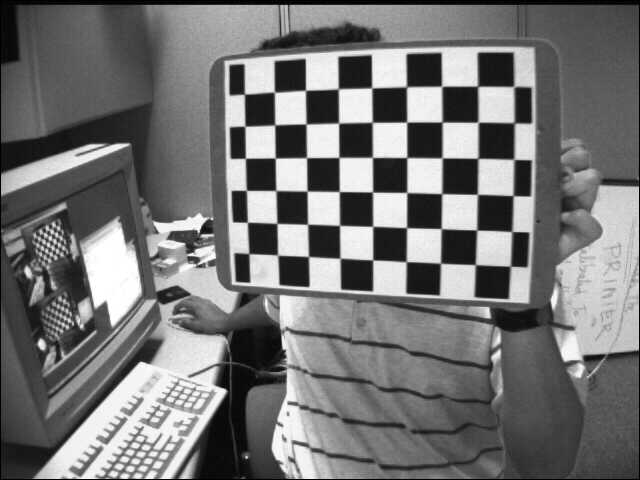
#> input picture left/left1.jpg, 640 x 480 px; its folder holds only this picture in this run
$ jupyter execute --allow-errors FRANCIS_BENIDIR_ELALAOUI.ipynb   (shell and % lines are left out)   (older library calls are emulated)
#> lines starting #> are read from the running program, lines starting #| are printed output that depends on the picture; after the words box and inside, x2 and y2 are one past the last pixel; in counts of white or black regions, pixels touching at a corner belong together; long printed decimals are rounded
Importing modules

[cell 1]
from PIL import Image
import numpy as np
from matplotlib import pyplot as plt
import matplotlib.image as mpimg
from mpl_toolkits.mplot3d import Axes3D
import matplotlib.animation
import pandas as pd
import cv2
import glob


# This is a value for the termination criterion of the subpixel corner localizer
criteria = (cv2.TERM_CRITERIA_EPS + cv2.TERM_CRITERIA_MAX_ITER, 30, 0.001)

Creation of the 3D point coordinates and loading images

[cell 2]
# Here you have 3D points for the checkerboard (0,0,0), (1,0,0), (2,0,0) ....,(6,5,0)
objp = np.zeros((6*7,3), np.float32)
objp[:,:2] = np.mgrid[0:7,0:6].T.reshape(-1,2)
# Here you load the image files
images = glob.glob('left/left*.jpg')

Cell 1

[cell 3]
# Arrays to store object points and image points from all the images.
objpoints = [] # 3d point in real world space
imgpoints = [] # 2d points in image plane.
print(len(images))
counter = 0
valide_images = []
for fname in images:
    img = cv2.imread(fname)
#> img is the input picture: shape (480, 640, 3); min 0, max 255, mean 116.6
    gray = cv2.cvtColor(img,cv2.COLOR_BGR2GRAY)

    # Find the chess board corners
    ret, corners = cv2.findChessboardCorners(gray, (7,6),None)
#> ret = True; corners = 42 rows, first 8: [475.4, 264.8], [440.5, 263.2], [405.9, 261.5], [372.9, 259.9], [340.6, 258.5], [308.7, 256.4], [277.6, 255.1], [476.7, 230.1]

    # If found, add object points, image points (after refining them)
    if ret == True:
        counter+=1
        objpoints.append(objp)
        corners2 = cv2.cornerSubPix(gray,corners,(11,11),(-1,-1),criteria)
#> corners2 = 42 rows, first 8: [475.3, 264.6], [440.5, 263.2], [406.2, 261.7], [372.7, 259.9], [340, 258.2], [308.5, 256.5], [277.6, 255.1], [476.7, 230]
        imgpoints.append(corners2)
        img = cv2.drawChessboardCorners(img, (7,6), corners2,ret)
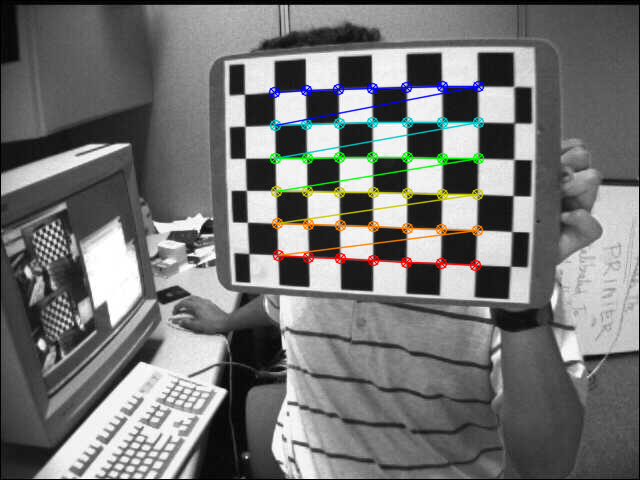
#> img: shape (480, 640, 3); 3.22% of pixels changed, all inside (x1, y1, x2, y2) = (268, 80, 485, 272)
        cv2.imshow('img',img)
        cv2.waitKey(50)
        valide_images.append(fname)


cv2.destroyAllWindows()

Cell 2

[cell 4]
ret, mtx, dist, rvecs, tvecs = cv2.calibrateCamera(objpoints, imgpoints, gray.shape[::-1],None,None)
#> ret = 0.146; mtx = [[841.1, 0, 299.8], [0, 795.4, 311.1], [0, 0, 1]]; dist = [[-0.744, 1.23, -0.063, 0.0252, -4.97]]; rvecs = ([-0.679, 0.378, -3.01],); tvecs = ([4.77, -1.27, 22.63],)

#the rvec is a vector representing the rotation axis, and its length encodes the angle in radians to rotate.
#the Rodrigues method turns such a rotation vector into a 3x3 matrix.

# in total we have 11 pictures the value of ret ~0.1 so we have a good calibration

# To find the rotation matrix for each picture we simply applies the rodriguez formula seen in TD2.

# once we have the rotation matrix of ONE rvecs vector(because rvecs is a vector of rotations vectors, for each of our
# 11 patenrs). We use the rodriguez formula to find the rotation matrix, and once we have it we add the translation
# vector (in tvecs which represtents a vector of translation vectors for each pattern/picture), to create our
# extrinsic matrix for one pattern. And we rpeate this procedure for each pattern


# test
print("mtx == ",mtx)
#| mtx ==  [[841.134   0.         299.812]
#|  [  0.         795.423 311.139]
#|  [  0.           0.           1.        ]]

rotation_0,_ = cv2.Rodrigues(rvecs[0])
#> rotation_0 = [[-0.904, -0.0254, 0.426], [-0.0804, -0.97, -0.229], [0.419, -0.241, 0.875]]
print("det rotation_0 =",np.linalg.det(rotation_0))
#| det rotation_0 = 1.0
M_ext_0 = np.array(np.hstack((rotation_0,tvecs[0])),dtype=float)
#> M_ext_0 = [[-0.904, -0.0254, 0.426, 4.77], [-0.0804, -0.97, -0.229, -1.27], [0.419, -0.241, 0.875, 22.63]]
M_camera_0 = np.dot(mtx, M_ext_0)
#> M_camera_0 = [[-635.1, -93.68, 620.7, 10793.9], [66.37, -846.7, 90.42, 6029.1], [0.419, -0.241, 0.875, 22.63]]
print(M_camera_0)
#| [[-6.35141159e+02 -9.36776943e+01  6.20656435e+02  1.07938591e+04]
#|  [ 6.63681780e+01 -8.46714638e+02  9.04172797e+01  6.02913728e+03]
#|  [ 4.18960187e-01 -2.41146081e-01  8.75397584e-01  2.26283626e+01]]

#> (the rest of this cell did not finish here and is left out)

Camera matrix refinement

[cell 5]
img = cv2.imread('left/left12.jpg')
#> (the rest of this cell did not finish here and is left out)

Cell 3

#> (a cell that did not finish here is left out)

Cell 4

this cell computes the rate of error of finding corners and calibrating pattern. When this value approaches 0
this will mean that there are no errors and the calibration was perfect. This implies that cv.findChessboardCorners(...) shall alwayes return true.

[cell 7]
tot_error = 0
for i in range(len(objpoints)):
    imgpoints2, _ = cv2.projectPoints(objpoints[i], rvecs[i], tvecs[i], mtx, dist)
    error = cv2.norm(imgpoints[i],imgpoints2, cv2.NORM_L2)/len(imgpoints2)
    tot_error += error
#> this loop made 1 pass
#> (error, tot_error) on pass 1: (0.0226, 0.0226)
#> after the loop, tot_error = 0.0226

print("total error: ", tot_error/len(objpoints))
#| total error:  0.02255

Section B

[cell 8]
# Load from text file
tp= np.loadtxt("teapot.txt",usecols=range(3))
# Number of points in the cloud
n_points = np.shape(tp)
# Transpose and add a fourth coordinate with unitary value
# (homogeneous coordinates)
tp = np.hstack((tp,np.ones((n_points[0],1),dtype=np.float))).T
# Save it in a data frame
df = pd.DataFrame({"x" : tp[0,:], "y" :tp[1,:], "z" : tp[2,:],
                                                "w": tp[3,:]})

[cell 9]
print(df)

[cell 10]
def update_graph(num,i):
    # Load point cloud from data frame
    tp=np.vstack((df['x'],df['y'],df['z'],df['w']))
    xs = tp[0]
    ys = tp[1]
    zs = tp[2]
    for i in range(len(xs)):
        xs[i] *= 0.5

    for i in range (len(ys)):
        ys[i] *= 0.5

    for i in range(len(zs)):
        zs[i] *= -0.5

    tp_r = np.dot(M_cameras[i],tp)
    graph._offsets3d = (tp_r[0,:], tp_r[1,:], tp_r[2,:])
    return graph

[cell 11]
M_cameras = []

for i in range(counter):
    rotation,_ = cv2.Rodrigues(rvecs[i])
    M_cameras.append(np.dot(mtx, np.array(np.hstack((rotation,tvecs[i])),dtype=float)))
#> after the loop, M_cameras = [[[-635.1, -93.68, 620.7, 10793.9], [66.37, -846.7, 90.42, 6029.1], [0.419, -0.241, 0.875, 22.63]]]

[cell 12]
# question 3
tp2=np.vstack((df['x'],df['y'],df['z'],df['w']))

xs = tp2[0]
#> xs = 1177 values, max 3.43 at index 1045, min -3 at index 817, mean 0.0442
ys = tp2[1]
#> ys = 1177 values, max 2 at index 281, min -2 at index 209, mean 0.000379
zs = tp2[2]
#> zs = 1177 values, max 3.15 at index 1081, min 0 at index 457, mean 1.74

print("xs = ", xs)
#> (printed output is left out)
print("ys = ", ys)
#> (printed output is left out)
print("zs = ", zs)
#> (printed output is left out)

for i in range(len(xs)):
    xs[i] *= 0.5
#> after the loop, xs = 1177 values, max 1.71 at index 1045, min -1.5 at index 817, mean 0.0221

for i in range (len(ys)):
    ys[i] *= 0.5
#> after the loop, ys = 1177 values, max 1 at index 281, min -1 at index 209, mean 0.00019

for i in range(len(zs)):
    zs[i] *= -0.5
#> after the loop, zs = 1177 values, max 0 at index 457, min -1.57 at index 1081, mean -0.87

print("xs = ", xs)
#> (printed output is left out)
print("ys = ", ys)
#> (printed output is left out)
print("zs = ", zs)
#> (printed output is left out)

[cell 13]
for i in range(counter):
    u_sim=np.dot(M_cameras[i],tp2)
    u_sim = u_sim/u_sim[2,:]
    imgname = valide_images[i]
    print(imgname)
    img=mpimg.imread(imgname)
    #plt.figure()
    plt.imshow(img)
    plt.scatter(u_sim[0,:],u_sim[1,:],s=2)
    #plt.show()
    strfile="projections/"+imgname[5:]
    plt.savefig(strfile)
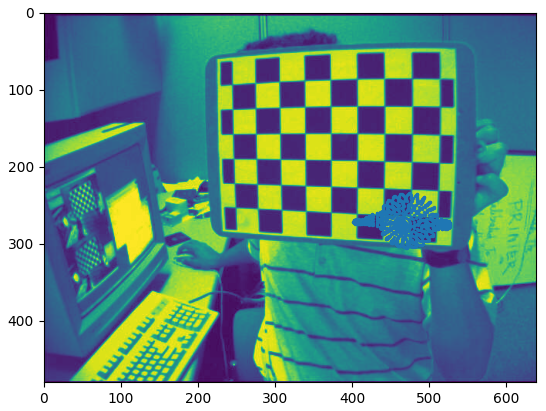
#> figure drawn by matplotlib, 1 panel
    plt.close()

$ run again, on left/left2.jpg
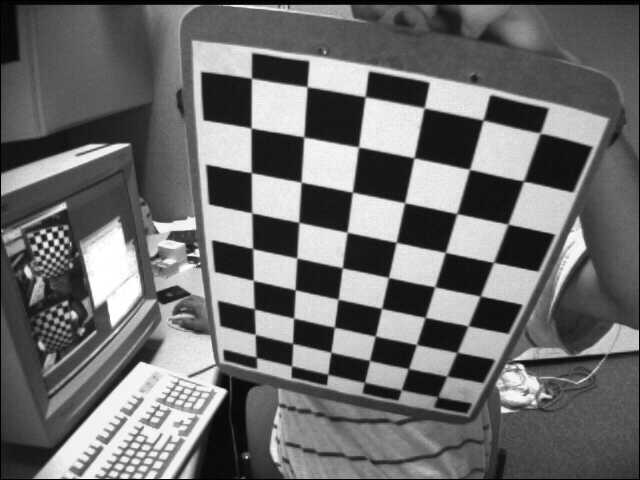
#> input picture left/left2.jpg, 640 x 480 px
#> img is the input picture: shape (480, 640, 3); min 0, max 255, mean 109
#> `ret, corners = cv2.findChessboardCorners(gray, (7,6),None)`: ret = True; corners = 42 rows, first 8: [254.7, 308.6], [253.5, 280.5], [252.6, 248.4], [252.4, 213.8], [251.5, 172.4], [251.8, 128.6], [251.5, 77.99], [293.3, 318]
#> corners2 = 42 rows, first 8: [254.3, 308.9], [253.3, 280.4], [252.6, 248.6], [251.8, 212.8], [251.3, 172.7], [251.1, 128], [251.5, 78.19], [293.6, 318.1]
#> `img = cv2.drawChessboardCorners(img, (7,6), corners2,ret)`:
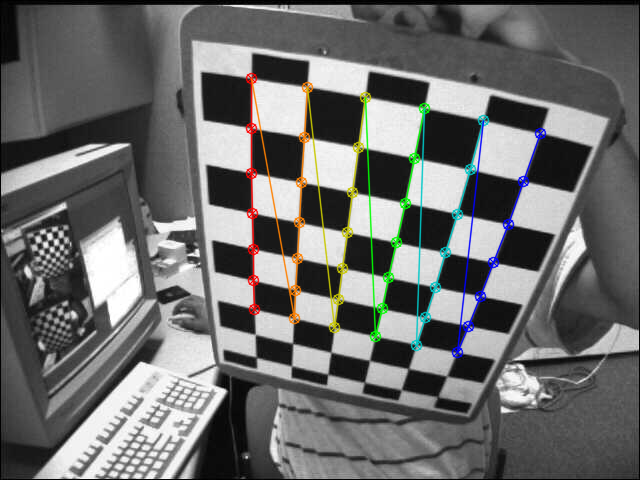
#> img: shape (480, 640, 3); 3.62% of pixels changed, all inside (x1, y1, x2, y2) = (245, 72, 547, 359)
#> `ret, mtx, dist, rvecs, tvecs = cv2.calibrateCamera(objpoints, imgpoint..`: ret = 0.106; mtx = [[579.9, 0, 324.8], [0, 594.1, 262.5], [0, 0, 1]]; dist = [[-0.367, 0.14, -0.0158, 0.0108, -0.0557]]; rvecs = ([0.465, 0.73, -1.33],); tvecs = ([-1.72, 1.11, 13.95],)
#| mtx ==  [[579.872   0.         324.795]
#|  [  0.         594.096 262.533]
#|  [  0.           0.           1.        ]]
#> rotation_0 = [[0.0733, 0.975, 0.211], [-0.7, 0.201, -0.685], [-0.71, -0.0978, 0.697]]
#| det rotation_0 = 1
#> M_ext_0 = [[0.0733, 0.975, 0.211, -1.72], [-0.7, 0.201, -0.685, 1.11], [-0.71, -0.0978, 0.697, 13.95]]
#> M_camera_0 = [[-188.1, 533.4, 349.1, 3531.8], [-602.4, 93.9, -223.9, 4320.4], [-0.71, -0.0978, 0.697, 13.95]]
#| [[-1.88109108e+02  5.33405395e+02  3.49051867e+02  3.53180049e+03]
#|  [-6.02446164e+02  9.38951707e+01 -2.23864815e+02  4.32035669e+03]
#|  [-7.10116354e-01 -9.77938770e-02  6.97259723e-01  1.39516951e+01]]
#> the loop `for i in range(len(objpoints)):` made 1 pass
#> (error, tot_error) on pass 1: (0.0163, 0.0163)
#> after the loop `for i in range(len(objpoints)):`: tot_error = 0.0163
#| total error:  0.01634
#> after the loop `for i in range(counter):`: M_cameras = [[[-188.1, 533.4, 349.1, 3531.8], [-602.4, 93.9, -223.9, 4320.4], [-0.71, -0.0978, 0.697, 13.95]]]
#> `xs = tp2[0]`: xs = 1177 values, max 3.43 at index 1045, min -3 at index 817, mean 0.0442
#> `ys = tp2[1]`: ys = 1177 values, max 2 at index 281, min -2 at index 209, mean 0.000379
#> `zs = tp2[2]`: zs = 1177 values, max 3.15 at index 1081, min 0 at index 457, mean 1.74
#> (printed output is left out)
#> (printed output is left out)
#> (printed output is left out)
#> after the loop `for i in range(len(xs)):`: xs = 1177 values, max 1.71 at index 1045, min -1.5 at index 817, mean 0.0221
#> after the loop `for i in range (len(ys)):`: ys = 1177 values, max 1 at index 281, min -1 at index 209, mean 0.00019
#> after the loop `for i in range(len(zs)):`: zs = 1177 values, max 0 at index 457, min -1.57 at index 1081, mean -0.87
#> (printed output is left out)
#> (printed output is left out)
#> (printed output is left out)
#> `plt.savefig(strfile)`:
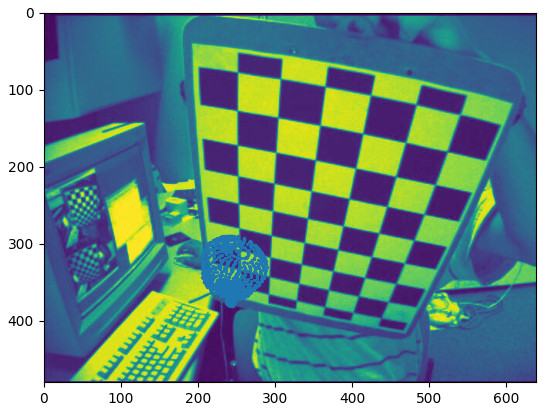
#> figure drawn by matplotlib, 1 panel

$ run again, on left/left3.jpg
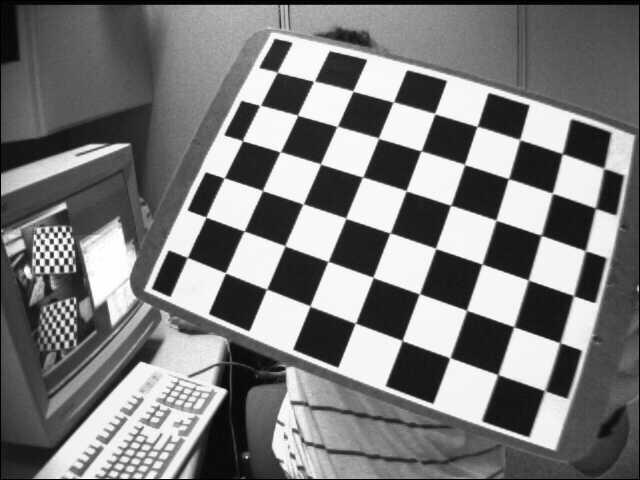
#> input picture left/left3.jpg, 640 x 480 px
#> img is the input picture: shape (480, 640, 3); min 0, max 255, mean 122.9
#> `ret, corners = cv2.findChessboardCorners(gray, (7,6),None)`: ret = True; corners = 42 rows, first 8: [496.9, 373.9], [449, 358.7], [402.3, 339.6], [354.4, 323.5], [309.4, 305.4], [267.7, 289.2], [225.3, 272.5], [513, 326.7]
#> corners2 = 42 rows, first 8: [497.8, 374.6], [449.9, 357.7], [402.1, 340.5], [355.3, 323.2], [310, 306], [266.6, 289.1], [225.4, 272.8], [513.8, 326.7]
#> `img = cv2.drawChessboardCorners(img, (7,6), corners2,ret)`:
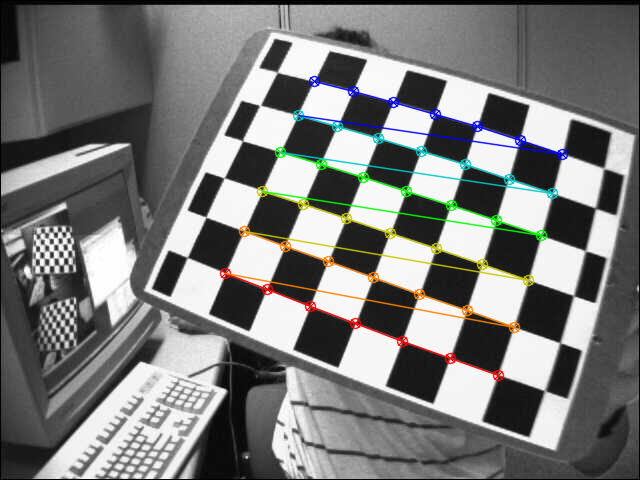
#> img: shape (480, 640, 3); 3.99% of pixels changed, all inside (x1, y1, x2, y2) = (219, 75, 569, 382)
#> `ret, mtx, dist, rvecs, tvecs = cv2.calibrateCamera(objpoints, imgpoint..`: ret = 0.114; mtx = [[662.4, 0, 293.4], [0, 684.2, 223.3], [0, 0, 1]]; dist = [[-0.546, 0.863, 0.00789, 0.0271, -1.72]]; rvecs = ([-0.359, -0.495, -2.71],); tvecs = ([3.94, 2.85, 12.3],)
#| mtx ==  [[662.355   0.         293.374]
#|  [  0.         684.229  223.269]
#|  [  0.           0.           1.        ]]
#> rotation_0 = [[-0.903, 0.391, 0.181], [-0.302, -0.874, 0.382], [0.307, 0.29, 0.906]]
#| det rotation_0 = 1
#> M_ext_0 = [[-0.903, 0.391, 0.181, 3.94], [-0.302, -0.874, 0.382, 2.85], [0.307, 0.29, 0.906, 12.3]]
#> M_camera_0 = [[-507.8, 343.9, 385.5, 6220.1], [-138, -532.9, 463.6, 4695.6], [0.307, 0.29, 0.906, 12.3]]
#| [[-5.07788934e+02  3.43941637e+02  3.85534059e+02  6.22012643e+03]
#|  [-1.37965773e+02 -5.32944455e+02  4.63631157e+02  4.69559626e+03]
#|  [ 3.06960249e-01  2.90134810e-01  9.06419990e-01  1.23019310e+01]]
#> the loop `for i in range(len(objpoints)):` made 1 pass
#> (error, tot_error) on pass 1: (0.0176, 0.0176)
#> after the loop `for i in range(len(objpoints)):`: tot_error = 0.0176
#| total error:  0.01757
#> after the loop `for i in range(counter):`: M_cameras = [[[-507.8, 343.9, 385.5, 6220.1], [-138, -532.9, 463.6, 4695.6], [0.307, 0.29, 0.906, 12.3]]]
#> `xs = tp2[0]`: xs = 1177 values, max 3.43 at index 1045, min -3 at index 817, mean 0.0442
#> `ys = tp2[1]`: ys = 1177 values, max 2 at index 281, min -2 at index 209, mean 0.000379
#> `zs = tp2[2]`: zs = 1177 values, max 3.15 at index 1081, min 0 at index 457, mean 1.74
#> (printed output is left out)
#> (printed output is left out)
#> (printed output is left out)
#> after the loop `for i in range(len(xs)):`: xs = 1177 values, max 1.71 at index 1045, min -1.5 at index 817, mean 0.0221
#> after the loop `for i in range (len(ys)):`: ys = 1177 values, max 1 at index 281, min -1 at index 209, mean 0.00019
#> after the loop `for i in range(len(zs)):`: zs = 1177 values, max 0 at index 457, min -1.57 at index 1081, mean -0.87
#> (printed output is left out)
#> (printed output is left out)
#> (printed output is left out)
#> `plt.savefig(strfile)`:
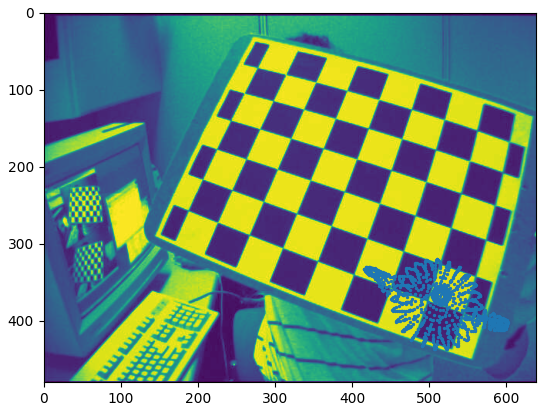
#> figure drawn by matplotlib, 1 panel
